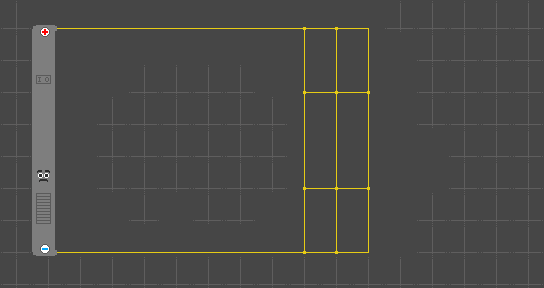

This is a level from a 2D game, rendered from its Tiled map with the project's own tilesets. A one-line summary and the map file follow, with tile-layer data summarised:
An orthogonal 17x9 tile map with 32x32 px tiles, 1 tile layer (Tile Layer 1).

<map version="1.0" orientation="orthogonal" renderorder="left-down" width="17" height="9" tilewidth="32" tileheight="32" nextobjectid="1">
 <tileset firstgid="1" source="tileset.tsx" />
 <layer name="Tile Layer 1" width="17" height="9">
  <data>[153 cells, 153 non-empty, 18 distinct tile ids]</data>
 </layer>
</map>
